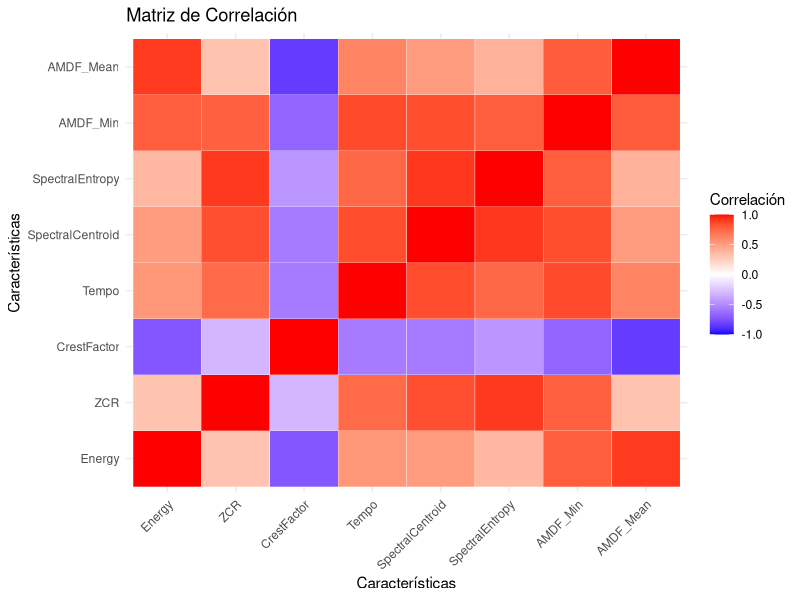

Source code (R): (Note: this script raises an error after producing the figure.)
## ---- chunk 1
knitr::opts_chunk$set(echo = TRUE)
## ---- chunk 2

# Cargar librerías necesarias
library(ggplot2)
library(reshape2)

# Cargar el dataset
dataset <- read.csv("dataset.csv")
dataset <- dataset[-c(1,10:ncol(dataset))]

# Seleccionar las columnas numéricas para el análisis
# Excluir la columna 'File' (que no es numérica)
numerical_data <- dataset[, sapply(dataset, is.numeric)]

# Calcular la matriz de correlación
correlation_matrix <- cor(numerical_data)

# Visualizar la matriz de correlación como un heatmap
correlation_melt <- melt(correlation_matrix)
ggplot(correlation_melt, aes(x = Var1, y = Var2, fill = value)) +
  geom_tile(color = "white") +
  scale_fill_gradient2(low = "blue", high = "red", mid = "white", 
                       midpoint = 0, limit = c(-1, 1), space = "Lab",
                       name = "Correlación") +
  theme_minimal() +
  theme(axis.text.x = element_text(angle = 45, vjust = 1, hjust = 1)) +
  labs(title = "Matriz de Correlación", x = "Características", y = "Características")


## ---- chunk 3

# Cargar librerías necesarias
library(ggplot2)
library(reshape2)

# Cargar el dataset
dataset <- read.csv("dataset.csv")

cat("Mean:", mean(dataset$Energy), "Sd:", sd(dataset$Energy), "Error:",sd(dataset$Energy)/mean(dataset$Energy)*100 , "\n")

cat("Mean:", mean(dataset$ZCR), "Sd:", sd(dataset$ZCR), "Error:",sd(dataset$ZCR)/mean(dataset$ZCR)*100 , "\n")

cat("Mean:", mean(dataset$CrestFactor), "Sd:", sd(dataset$CrestFactor), "Error:",sd(dataset$CrestFactor)/mean(dataset$CrestFactor)*100 , "\n")

cat("Mean:", mean(dataset$Tempo), "Sd:", sd(dataset$Tempo), "Error:",sd(dataset$Tempo)/mean(dataset$Tempo)*100 , "\n")

cat("Mean:", mean(dataset$SpectralCentroid), "Sd:", sd(dataset$SpectralCentroid), "Error:",sd(dataset$SpectralCentroid)/mean(dataset$SpectralCentroid)*100 , "\n")


cat("Mean:", mean(dataset$SpectralEntropy), "Sd:", sd(dataset$SpectralEntropy), "Error:",sd(dataset$SpectralEntropy)/mean(dataset$SpectralEntropy)*100 , "\n")


cat("Mean:", mean(dataset$AMDF_Min), "Sd:", sd(dataset$AMDF_Min), "Error:",sd(dataset$AMDF_Min)/mean(dataset$AMDF_Min)*100 , "\n")

cat("Mean:", mean(dataset$AMDF_Mean), "Sd:", sd(dataset$AMDF_Mean), "Error:",sd(dataset$AMDF_Mean)/mean(dataset$AMDF_Mean)*100 , "\n")

## ---- chunk 4
rm(list=ls())
# Cargar librerías necesarias
library(dplyr)

# Cargar el dataset
dataset <- read.csv("dataset.csv")

# Identificar las columnas de características y de géneros
# Ajusta los índices de columnas según el archivo
features_columns <- 2:9  # Índices de las columnas de características
genres_columns <- 10:ncol(dataset)  # Índices de las columnas de géneros

# Crear un nuevo dataframe para almacenar los resultados
averages_by_genre <- data.frame()

# Calcular la media de las características por género
for (genre in colnames(dataset)[genres_columns]) {
  # Filtrar las filas donde el género está presente
  genre_data <- dataset %>% filter(!!sym(genre) == 1)
  
  # Calcular las medias de las características
  averages <- colMeans(genre_data[, features_columns], na.rm = TRUE)
  
  # Crear un dataframe temporal con los resultados
  temp <- data.frame(t(averages))
  temp$Genre <- genre  # Añadir el nombre del género
  
  # Añadir los resultados al dataframe final
  averages_by_genre <- rbind(averages_by_genre, temp)
}

# Guardar los resultados en un archivo CSV
write.csv(averages_by_genre, "averages_by_genre.csv", row.names = FALSE)

# Cargar el dataset
averages_by_genre <- read.csv("averages_by_genre.csv")

# Obtener los nombres de las columnas numéricas (excluyendo la columna "Genre")
features_columns <- colnames(averages_by_genre)[colnames(averages_by_genre) != "Genre"]

# Crear una carpeta para guardar las gráficas
output_dir <- "graficas_caracteristicas"
dir.create(output_dir, showWarnings = FALSE)

# Graficar y guardar cada característica como una imagen PNG
for (feature in features_columns) {
  # Nombre del archivo
  file_name <- paste0(output_dir, "/", feature, ".png")
  
  # Guardar el gráfico
  png(file_name, width = 1200, height = 600) # Crear un archivo PNG
  plot(1:nrow(averages_by_genre), averages_by_genre[[feature]], type = "b", pch = 19, col = "blue",
       main = paste("Gráfico de", feature), xlab = "Índice", ylab = feature, cex.lab=1.5,cex.main = 2,cex.axis = 1.5)
  dev.off() # Cerrar el archivo
}

cat("Las gráficas se han guardado en la carpeta:", output_dir, "\n")


## ---- chunk 5

rm(list=ls())
# Cargar librerías necesarias
library(dplyr)

# Cargar el dataset
dataset <- read.csv("dataset.csv")

# Identificar las columnas de características y de géneros
# Ajusta los índices de columnas según el archivo
features_columns <- 2:9  # Índices de las columnas de características
genres_columns <- 10:ncol(dataset)  # Índices de las columnas de géneros

# Crear un nuevo dataframe para almacenar los resultados
averages_by_genre <- data.frame()

# Calcular la media y la varianza de las características por género
for (genre in colnames(dataset)[genres_columns]) {
  # Filtrar las filas donde el género está presente
  genre_data <- dataset %>% filter(!!sym(genre) == 1)
  
  # Calcular las medias y varianzas de las características
  averages <- colMeans(genre_data[, features_columns], na.rm = TRUE)
  variances <- apply(genre_data[, features_columns], 2, var, na.rm = TRUE)
  
  # Crear un dataframe temporal con los resultados
  temp <- data.frame(t(averages), t(variances))
  colnames(temp) <- c(paste0("Mean_", colnames(genre_data[, features_columns])),
                      paste0("Variance_", colnames(genre_data[, features_columns])))
  temp$Genre <- genre  # Añadir el nombre del género
  
  # Añadir los resultados al dataframe final
  averages_by_genre <- rbind(averages_by_genre, temp)
}

# Guardar los resultados en un archivo CSV
write.csv(averages_by_genre, "averages_by_genre_with_variances.csv", row.names = FALSE)

# Cargar el dataset actualizado
averages_by_genre <- read.csv("averages_by_genre_with_variances.csv")

# Obtener los nombres de las columnas numéricas de las medias (excluyendo "Genre")
features_columns <- colnames(averages_by_genre)[grepl("Mean_", colnames(averages_by_genre))]

averages_by_genre
## ---- chunk 6

# Crear una carpeta para guardar las gráficas
output_dir <- "graficas_dispersion_error"
dir.create(output_dir, showWarnings = FALSE)

# Obtener las columnas de medias y varianzas
mean_columns <- colnames(averages_by_genre)[grepl("Mean_", colnames(averages_by_genre))]
variance_columns <- colnames(averages_by_genre)[grepl("Variance_", colnames(averages_by_genre))]

# Graficar cada característica con barras de error
for (i in seq_along(mean_columns)) {
  mean_col <- mean_columns[i]
  var_col <- variance_columns[i]
  
  # Crear un dataframe temporal para la característica actual
  temp_data <- data.frame(
    Genre = averages_by_genre$Genre,
    Mean = averages_by_genre[[mean_col]],
    SD = sqrt(averages_by_genre[[var_col]])  # Convertir varianza a desviación estándar
  )
  
  # Nombre del archivo para guardar
  file_name <- paste0(output_dir, "/", gsub("Mean_", "", mean_col), "_scatter_error.png")
  
  # Crear y guardar el gráfico de dispersión con barras de error
  p <- ggplot(temp_data, aes(x = Genre, y = Mean)) +
    geom_point(color = "blue", size = 3) +  # Puntos de dispersión
    geom_errorbar(aes(ymin = Mean - SD, ymax = Mean + SD), width = 0.2, color = "red") +
    theme_bw() +
    theme(axis.text.x = element_text(angle = 45, hjust = 1, size = 16),
          axis.text.y = element_text(size = 16),
          axis.title = element_text(size = 20),
          plot.title = element_text(size = 24, face = "bold")) +
    labs(title = paste("Gráfico de dispersión de", gsub("Mean_", "", mean_col)), 
         x = "Géneros", y = "Valor promedio")
  
  ggsave(file_name, plot = p, width = 10, height = 6)
}

cat("Las gráficas de dispersión con barras de error se han guardado en la carpeta:", output_dir, "\n")

